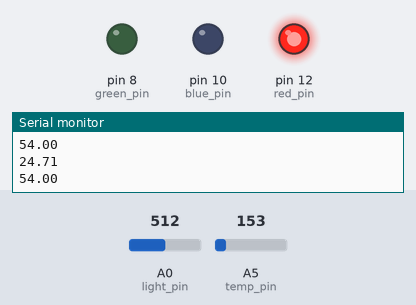
A sketch run on a simulated Arduino Uno, built with avr-gcc and run on an emulated ATmega328P. Parts: output pins drawn as LEDs (lit = HIGH), the last lines printed to the serial monitor. The inputs (shaded band) are chosen by the test bench; at power-on: A5 (temp_pin) = 153, A0 (light_pin) = 512.

Above: at 1.8 s.
1.9 s: A5 (temp_pin) set to 128
At 3.1 s:
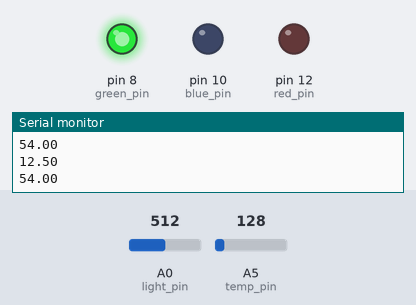
3.5 s: A0 (light_pin) set to 557
5.2 s: A0 (light_pin) set to 589
At 6.3 s:
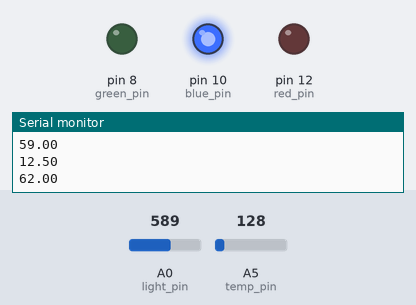
7.5 s: A0 (light_pin) set to 511
At 9.1 s:
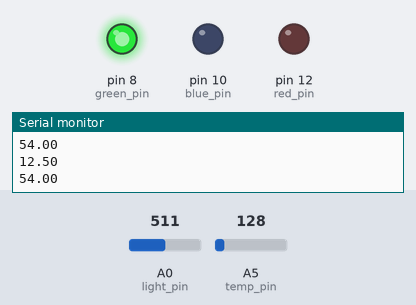
9.5 s: A0 (light_pin) set to 716
At 10.7 s:
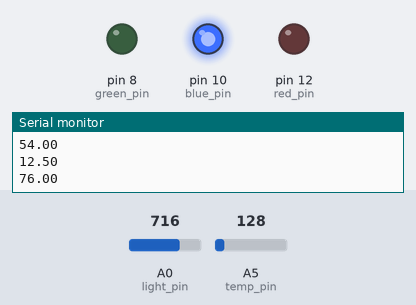
Timing chart, 0 to 12.5 s (numbered marks = the images above; inputs shaded):
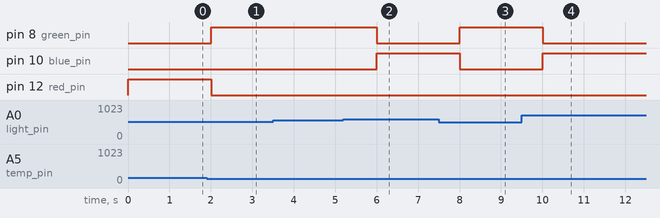

Measured:
- the behaviour switches between 144 and 143 on A5 (temp_pin) (found by bisection; images 0 and 1)
- the behaviour switches between 573 and 574 on A0 (light_pin) (found by bisection; images 1 and 2)
- after the input at 1.9 s, pin 8 (green_pin): LOW → HIGH after 0.10 s; pin 12 (red_pin): HIGH → LOW after 0.10 s
- after the input at 5.2 s, pin 8 (green_pin): HIGH → LOW after 0.81 s; pin 10 (blue_pin): LOW → HIGH after 0.81 s
- after the input at 7.5 s, pin 8 (green_pin): LOW → HIGH after 0.51 s; pin 10 (blue_pin): HIGH → LOW after 0.51 s
- after the input at 9.5 s, pin 8 (green_pin): HIGH → LOW after 0.51 s; pin 10 (blue_pin): LOW → HIGH after 0.51 s

The sketch:

TEMPERATURE_AND_LIGHT_METER.ino
```cpp
// (C) __Your names here: Amin Mahmoudifard, Yasamin Fazelidehkordi, Patrik Samcenko, group: 28 __ (2022)
// Work package 3
// Exercise 2
// Submission code: 0808xx (provided by your TA-s)

// define section for the pins being used
#define blue_pin 10
#define red_pin 12
#define green_pin 8
#define temp_pin A5
#define light_pin A0

const double low = 997;         // the variable for the highest number read from the tempeture sensor
const double high = 100;        // the variable for the lowest number read from the tempeture sensor
const int delay_time = 1000;    // the delay for each iteration

double temp = 0;                // instantiate the variable for tempeture
double light = 0;               // instantiate the variable for light

// setup method for the program
void setup() {
  pinMode(blue_pin, OUTPUT);    // setting the pin as an output
  pinMode(green_pin, OUTPUT);   // setting the pin as an output
  pinMode(red_pin, OUTPUT);     // setting the pin as an output

  pinMode(temp_pin, INPUT);     // setting the pin as an input
  pinMode(light_pin, INPUT);    // setting the pin as an input
  Serial.begin(9600);           // instantiate and start the serial

}

// the loop function for the program
void loop() {
  temp = analogRead(temp_pin);    // reads the value returned from the pin
  temp = (double)temp / 1024;     //find percentage of input reading
  temp = temp * 5;                //multiply by 5V to get voltage
  temp = temp - 0.5;              //Subtract the offset
  temp = temp * 100;              //Convert to degrees
  Serial.print(temp);             // print the value
  Serial.print("\n");

  light = analogRead(light_pin);        // reads the value returned from the pin
  light = map(light, 26, 923, 0, 100);  // maps the value to the 0-100 (percent) scale
  Serial.print(light);                  // print the value
  Serial.print("\n");

  if (light == 0)                       // if the light is equal to 0 percent
  {
      if (temp < -12)                     // if the tempeture is lower than -12 deg
      {
        digitalWrite(red_pin, LOW);       // turn off the red led
        digitalWrite(blue_pin, LOW);      // turn off the blue led
        digitalWrite(green_pin, HIGH);    // turn on the green led
      } else                              // otherwise
      {
        digitalWrite(red_pin, HIGH);      // turn on the red led
        digitalWrite(blue_pin, LOW);      // turn off the blue led
        digitalWrite(green_pin, LOW);     // turn off the green led
      }
  } else if (light >= 1 && light <= 20) // if the light is between 1 and 20 percent
  {
      if (temp >= -12 && temp <= 0)       // if the tempeture is between -12 and 0 deg
      {
        digitalWrite(red_pin, LOW);         // turn off the red led
        digitalWrite(blue_pin, LOW);        // turn off the blue led
        digitalWrite(green_pin, HIGH);      // turn on the green led
      } else if (temp < -12)              // if the tempeture is lower than -12 deg
      {
        digitalWrite(red_pin, LOW);         // turn off the red led
        digitalWrite(blue_pin, HIGH);       // turn on the blue led
        digitalWrite(green_pin, LOW);       // turn off the green led
      } else if (temp > 0)                // if the tempeture is higher than 0 deg
      {
        digitalWrite(red_pin, HIGH);        // turn on the red led
        digitalWrite(blue_pin, LOW);        // turn off the blue led
        digitalWrite(green_pin, LOW);       // turn off the green led
      }

  } else if (light >= 21 && light <= 60)  // if the light is between 21 and 60 percent
  {

      if (temp >= 0 && temp <= 20)          // if the tempeture is between 0 and 20 deg
      {
        digitalWrite(red_pin, LOW);           // turn off the red led
        digitalWrite(blue_pin, LOW);          // turn off the blue led
        digitalWrite(green_pin, HIGH);        // turn on the green led
      } else if (temp < 0)                  // if the tempeture is lower than 0 deg
      {
        digitalWrite(red_pin, LOW);           // turn off the red led
        digitalWrite(blue_pin, HIGH);         // turn on the blue led
        digitalWrite(green_pin, LOW);         // turn off the green led
      } else if (temp > 20)                 // if the tempeture is higher than 20 deg
      {
        digitalWrite(red_pin, HIGH);          // turn on the red led
        digitalWrite(blue_pin, LOW);          // turn off the blue led
        digitalWrite(green_pin, LOW);         // turn off the green led
      }
  } else if (light >= 61 && light <= 100) // if the light is between 61 and 100 percent
  {

      if (temp >= 21)                       // if the tempeture is higher than 21 deg
      {
        digitalWrite(red_pin, LOW);           // turn off the red led
        digitalWrite(blue_pin, LOW);          // turn off the blue led
        digitalWrite(green_pin, HIGH);        // turn on the green led
      } else if (temp < 21)                 // if the tempeture is lower than 21 deg
      {
        digitalWrite(red_pin, LOW);           // turn off the red led
        digitalWrite(blue_pin, HIGH);         // turn on the blue led
        digitalWrite(green_pin, LOW);         // turn off the green led
      }
  }


  delay(delay_time);    // wait for 1 sec

}
```
